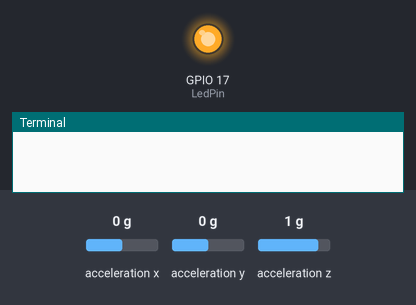
A program run on a simulated Raspberry Pi (BCM pin numbers). Shown: output pins drawn as LEDs (lit = HIGH), the last lines printed to the terminal. The test bench sets the inputs (shaded band); at power-on: acceleration x 0 g, acceleration y 0 g, acceleration z 1 g. System figures (address, load, memory, disk, uptime) are fixed made-up values; web requests get an empty 200 reply after 0.4 s; library files of the repository ran but are not shown: I2C.py.

Above: at 1.2 s.
1.3 s: acceleration x set to 0.4 g
At 2.1 s:
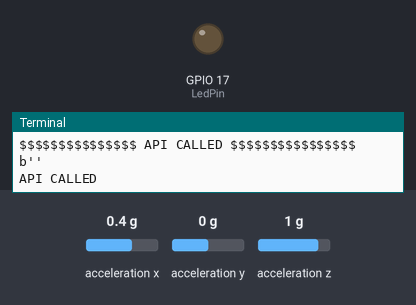
Timing chart, 0 to 4.3 s (numbered marks = the images above; inputs shaded):
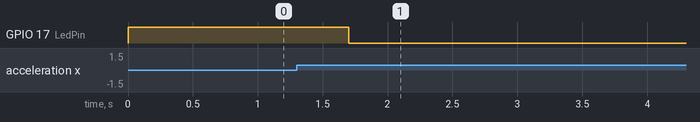

Measured:
- the behaviour switches between 0.2 and 0.3 g on acceleration x (found by bisection; images 0 and 1)
- after the input at 1.3 s, GPIO 17 (LedPin): HIGH → LOW after 0.40 s

The program:

raspberry_earthquake.py
```python
#!/usr/bin/env python3

from I2C import I2C
import RPi.GPIO as GPIO
from time import sleep
import requests
import json

class ADXL345(I2C):

    ADXL345_ADDRESS          = 0x53
    ADXL345_REG_DATA_FORMAT  = 0x31
    ADXL345_REG_DEVID        = 0x00 # Device ID
    ADXL345_REG_DATAX0       = 0x32 # X-axis data 0 (6 bytes for X/Y/Z)
    ADXL345_REG_POWER_CTL    = 0x2D # Power-saving features control

    ADXL345_DATARATE_0_10_HZ = 0x00
    ADXL345_DATARATE_0_20_HZ = 0x01
    ADXL345_DATARATE_0_39_HZ = 0x02
    ADXL345_DATARATE_0_78_HZ = 0x03
    ADXL345_DATARATE_1_56_HZ = 0x04
    ADXL345_DATARATE_3_13_HZ = 0x05
    ADXL345_DATARATE_6_25HZ  = 0x06
    ADXL345_DATARATE_12_5_HZ = 0x07
    ADXL345_DATARATE_25_HZ   = 0x08
    ADXL345_DATARATE_50_HZ   = 0x09
    ADXL345_DATARATE_100_HZ  = 0x0A # (default)
    ADXL345_DATARATE_200_HZ  = 0x0B
    ADXL345_DATARATE_400_HZ  = 0x0C
    ADXL345_DATARATE_800_HZ  = 0x0D
    ADXL345_DATARATE_1600_HZ = 0x0E
    ADXL345_DATARATE_3200_HZ = 0x0F

    ADXL345_RANGE_2_G        = 0x00 # +/-  2g (default)
    ADXL345_RANGE_4_G        = 0x01 # +/-  4g
    ADXL345_RANGE_8_G        = 0x02 # +/-  8g
    ADXL345_RANGE_16_G       = 0x03 # +/- 16g
    ADXL345_SENSITIVITY      = 256.00 # 256LSB/g in full resolution

    LedPin = 17

    def __init__(self, busnum=-1, debug=False):
        self.accel = I2C(self.ADXL345_ADDRESS, busnum, debug)
        if self.accel.readU8(self.ADXL345_REG_DEVID) == 0xE5:
            # Enable the accelerometer
            self.accel.write8(self.ADXL345_REG_POWER_CTL, 0x08)

    def setRange(self, range):
        # Read the data format register to preserve bits.  Update the data
        # rate, make sure that the FULL-RES bit is enabled for range scaling
        format = ((self.accel.readU8(self.ADXL345_REG_DATA_FORMAT) & ~0x0F) |
          range | 0x08)
        # Write the register back to the IC
        self.accel.write8(self.ADXL345_REG_DATA_FORMAT, format)

    def getRange(self):
        return self.accel.readU8(self.ADXL345_REG_DATA_FORMAT) & 0x03

    def setDataRate(self, dataRate):
        # Note: The LOW_POWER bits are currently ignored,
        # we always keep the device in 'normal' mode
        self.accel.write8(self.ADXL345_REG_BW_RATE, dataRate & 0x0F)

    def getDataRate(self):
        return self.accel.readU8(self.ADXL345_REG_BW_RATE) & 0x0F

    # Read the accelerometer
    def read(self):
        raw = self.accel.readList(self.ADXL345_REG_DATAX0, 6)
        #print (raw)
        res = []
        for i in range(0, 6, 2):
            g = raw[i] | (raw[i+1] << 8)
            if g > 32767:
                g -= 65535
            res.append(g/self.ADXL345_SENSITIVITY)
        return res


# Simple example prints accelerometer data once per second:
def main():

    accel = ADXL345()
    accel.setRange(accel.ADXL345_RANGE_16_G)
    url = "https://i1ihiyjpu8.execute-api.us-west-1.amazonaws.com/default/test_api"
    api_called = False
    data = {'newState': 1}
    LedPin = 17
    GPIO.setmode(GPIO.BCM)
    GPIO.setup(LedPin, GPIO.OUT, initial=GPIO.HIGH)
    GPIO.output(LedPin, GPIO.HIGH)
    while True:
        x, y, z = accel.read()
        if x > 0.3 or y > 0.3:
            print("API CALLED")
            if api_called == False:
                x = requests.post(url, json.dumps(data))
                print("$$$$$$$$$$$$$$$ API CALLED $$$$$$$$$$$$$$$$")
                # turn on LED when earthquake happens
                GPIO.output(LedPin, GPIO.LOW)
                print(x.content)

        #print('X: %.2f, Y: %.2f, Z: %.2f'%(x, y, z))
        #sleep(1) # Output is fun to watch if this is commented out

def destroy():
    exit()

if __name__ == '__main__':
    try:
        main()
    except KeyboardInterrupt:
        destroy()
```
